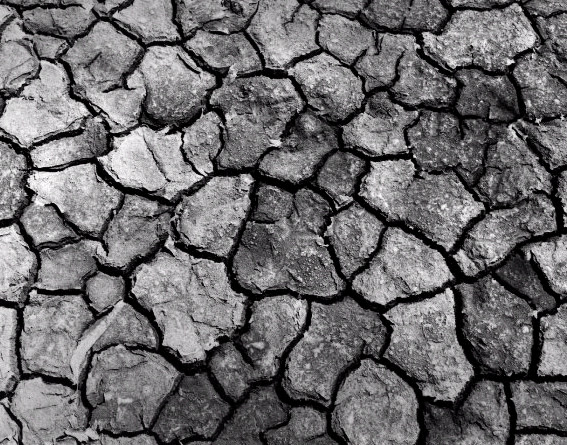
#> input picture cracked_train/cracked_0063.jpg, 567 x 445 px, found by its file name
$ jupyter execute --allow-errors 'search engine.ipynb'   (older library calls are emulated)
#> lines starting #> are read from the running program, lines starting #| are printed output that depends on the picture; after the words box and inside, x2 and y2 are one past the last pixel; in counts of white or black regions, pixels touching at a corner belong together
[cell 1]
from skimage.io import imread
from skimage.transform import resize
from skimage.feature import hog
from skimage import exposure
from scipy.spatial.distance import euclidean
from skimage.feature import greycomatrix, greycoprops
import matplotlib.pyplot as plt
from skimage import feature
import cv2
import mahotas
import numpy as np
from imutils import contours

[cell 2]
def LAB(img):
    LABimg = cv2.cvtColor(img, cv2.COLOR_BGR2LAB)
    hist = cv2.calcHist([LABimg], [0], None, [256], [0, 256])
    return hist

[cell 3]
from imutils import paths
dataset = "dataset"
query  = "cracked_0063.jpg"

index = {}
# loop over the images
for imagePath in paths.list_images(dataset):
    # load the image, convert it to grayscale, and describe it
    image = cv2.imread(imagePath)
    gray = cv2.cvtColor(image, cv2.COLOR_BGR2GRAY)
    hist = LAB(image)

    # update the index dictionary
    filename = imagePath[imagePath.rfind("/") + 1:]
    index[filename] = hist

# load the query image and extract Local Binary Patterns from it
query = cv2.imread(query)
#> query is the input picture: shape (445, 567, 3); mean B, G, R 108.7, 106.5, 108.2
queryFeatures = LAB(query)
#> in LAB, `LABimg = cv2.cvtColor(img, cv2.COLOR_BGR2LAB)`: LABimg: shape (445, 567, 3); mean of channels 0, 1, 2 112.6, 129, 127.2
#> in LAB, `hist = cv2.calcHist([LABimg], [0], None, [256], [0, 256])`: hist = 256 values, max 10146 at index 0, min 0 at index 4, mean 985.6
#> queryFeatures has the same summary as hist in LAB

# show the query image and initialize the results dictionary
cv2.imshow("Query", query)
results = {}

# loop over the index
for (k, features) in index.items():
    # compute the chi-squared distance between the current features and the query
    # features, then update the dictionary of results
    d = 0.5 * np.sum(((features - queryFeatures) ** 2) / (features + queryFeatures + 1e-10))
    results[k] = d
#> after the loop, results = 0 items

# sort the results
results = sorted([(v, k) for (k, v) in results.items()])
#> results = []


# loop over the results
for (i, (score, filename)) in enumerate(results):
    # show the result image
    print("#%d. %s: %.4f" % (i + 1, filename, score))
    image = cv2.imread(filename)
    cv2.imshow("Result #{}".format(i + 1), image)
    cv2.waitKey(0)

## for shape

## using hue moments method

[cell 4]
def hue_moment_descriptor(img):
    img_len,img_width = img.shape[0],img.shape[1]
    centre = img_len//2,img_width//2
    seuil = img[centre[0]-2:centre[0]+2,centre[1]-2:centre[1]+2].mean()                     #img[img_dim[0]//2,img_dim[1]//2]
    couleur = 255
    options = [cv2.THRESH_BINARY,cv2.THRESH_BINARY_INV,cv2.THRESH_TRUNC,cv2.THRESH_TOZERO,cv2.THRESH_TOZERO_INV]
    result = cv2.threshold(img, int(seuil), couleur, options[0])[1]
    # Calculate Moments
    moments = cv2.moments(result)
    # Calculate Hu Moments
    huMoments = cv2.HuMoments(moments)
    return huMoments.reshape((7,))

[cell 5]
from imutils import paths
dataset = "cracked_train"
query = "test.jpg"

index = {}
# loop over the images
for imagePath in paths.list_images(dataset):
    # load the image, convert it to grayscale, and describe it
    image = cv2.imread(imagePath)
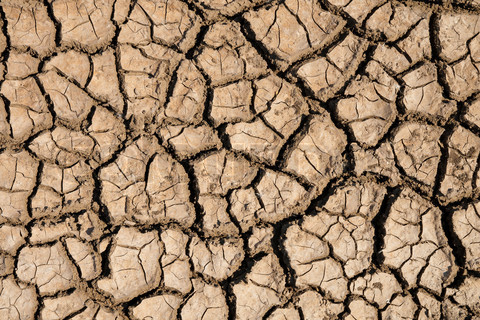
#> input picture cracked_train/cracked_0004.jpg, 480 x 320 px
#> image is the input picture: shape (320, 480, 3); mean B, G, R 106.3, 133.7, 161.8
    gray = cv2.cvtColor(image, cv2.COLOR_BGR2GRAY)
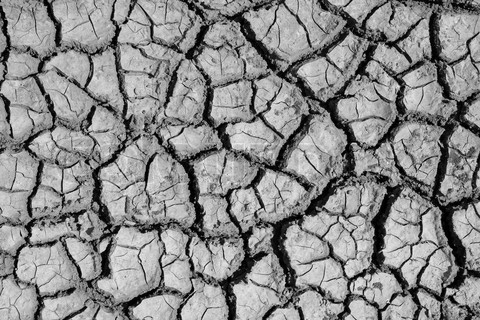
#> gray: shape (320, 480); min 0, max 247, mean 139
    hist = hue_moment_descriptor(gray)
#> in hue_moment_descriptor, `seuil = img[centre[0]-2:centre[0]+2,centre[1]-2:centre[1]+2].mean()`: seuil = 126.1
#> in hue_moment_descriptor, `result = cv2.threshold(img, int(seuil), couleur, options[0])[1]`:
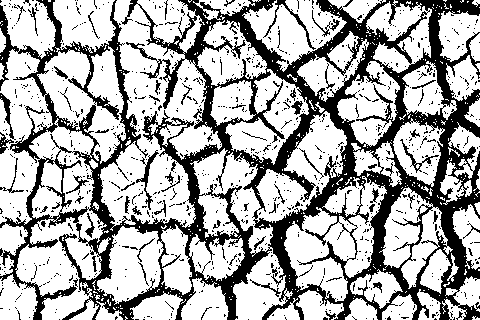
#> result: shape (320, 480); 68.2% white; 907 black regions (841 under 20 px), largest, box (x1, y1, x2, y2) and area: (0, 0, 480, 320) 42878, (263, 0, 316, 50) 264, (136, 150, 159, 210) 256
#> in hue_moment_descriptor, `moments = cv2.moments(result)`: moments = moments, m00 26708445, centre m10/m00, m01/m00 = (228.8, 160)
#> in hue_moment_descriptor, `huMoments = cv2.HuMoments(moments)`: huMoments = [0.00104, 1.48e-07, 2.85e-12, 2.64e-12, 7.21e-24, 1.01e-15, -4.37e-25]
#> hist has the same summary as huMoments in hue_moment_descriptor

    # update the index dictionary
    filename = imagePath[imagePath.rfind("/") + 1:]
    index[filename] = hist
#> pass 2 of the loop `for imagePath in paths.list_images(dataset):`:
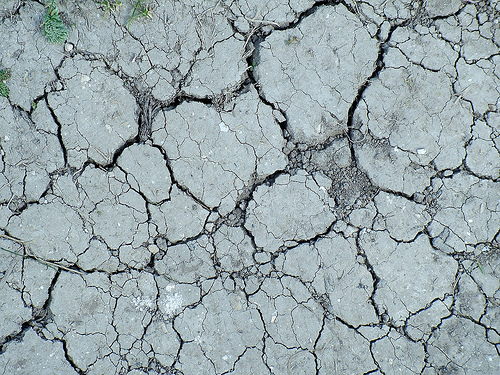
#> input picture cracked_train/cracked_0046.jpg, 500 x 375 px
#> image is the input picture: shape (375, 500, 3); mean B, G, R 170.3, 166.4, 151.9
#> gray: shape (375, 500)
#> in hue_moment_descriptor (call 2), `seuil = img[centre[0]-2:centre[0]+2,centre[1]-2:centre[1]+2].mean()`: seuil = 144.8
#> in hue_moment_descriptor (call 2), `result = cv2.threshold(img, int(seuil), couleur, options[0])[1]`:
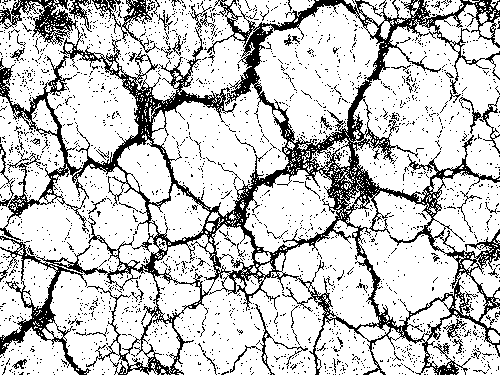
#> result: shape (375, 500); 78.4% white; black in thin lines or dots
#> moments = moments, m00 37498770, centre m10/m00, m01/m00 = (250.9, 189.9)
#> huMoments = [0.000857, 5.86e-08, 9.64e-14, 1.26e-14, -3.87e-28, -2.81e-18, 2.06e-28]
#> `hist = hue_moment_descriptor(gray)`: hist has the same summary as huMoments in hue_moment_descriptor
#> pass 3 of the loop `for imagePath in paths.list_images(dataset):`:
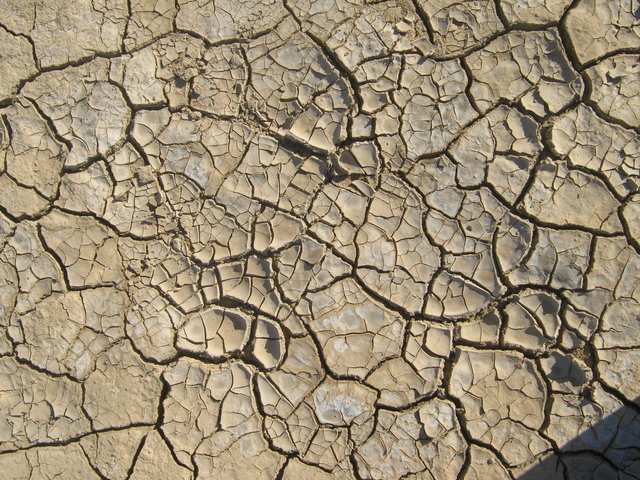
#> input picture cracked_train/cracked_0047.jpg, 640 x 480 px
#> image is the input picture: shape (480, 640, 3); mean B, G, R 117.9, 142.5, 156.9
#> gray: shape (480, 640)
#> in hue_moment_descriptor (call 3), `seuil = img[centre[0]-2:centre[0]+2,centre[1]-2:centre[1]+2].mean()`: seuil = 74.06
#> in hue_moment_descriptor (call 3), `result = cv2.threshold(img, int(seuil), couleur, options[0])[1]`:
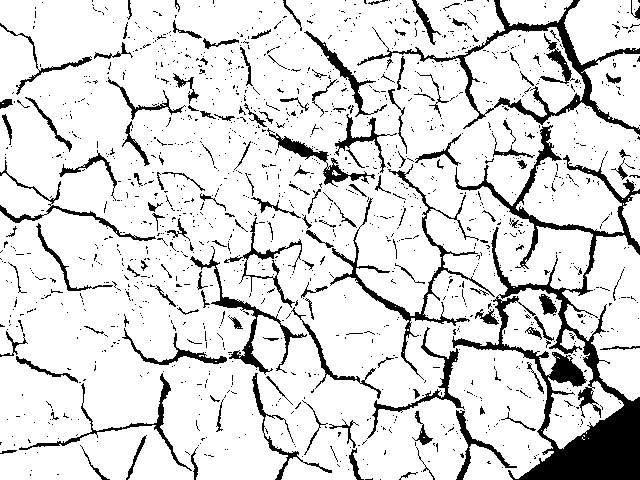
#> result: shape (480, 640); 86% white; 1465 black regions (1317 under 20 px), largest, box (x1, y1, x2, y2) and area: (452, 125, 640, 480) 12833, (357, 0, 640, 135) 3488, (330, 164, 495, 380) 2277
#> moments = moments, m00 67402365, centre m10/m00, m01/m00 = (306.6, 235.7)
#> huMoments = [0.000775, 4.53e-08, 3.7e-12, 3.62e-13, 3.16e-25, 5.72e-17, 2.75e-25]
#> `hist = hue_moment_descriptor(gray)`: hist has the same summary as huMoments in hue_moment_descriptor
#> the loop made 4 passes; the first 3 are shown

# load the query image and extract Local Binary Patterns from it
query = cv2.imread(query)
#> (the rest of this cell did not finish here and is left out)

## using hog method

[cell 6]
def hog_descriptor(img):
    resized_img1 = resize(img, (128*4, 64*4))
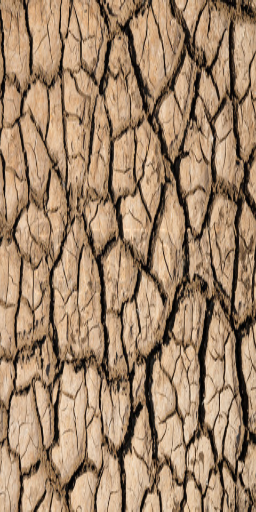
#> resized_img1: shape (512, 256, 3) float64; mean B, G, R 0.417, 0.524, 0.635
    fd1= hog(resized_img1, orientations=9, pixels_per_cell=(8, 8),cells_per_block=(2, 2), visualize=False, channel_axis=-1)
    return fd1

[cell 7]
from imutils import paths
dataset = "cracked_train"
query = "braided_0115.jpg"

index = {}
# loop over the images
for imagePath in paths.list_images(dataset):
    # load the image, convert it to grayscale, and describe it
    image = cv2.imread(imagePath)
    #gray = cv2.cvtColor(image, cv2.COLOR_BGR2GRAY)
    hist = hog_descriptor(image)

    # update the index dictionary
    filename = imagePath[imagePath.rfind("/") + 1:]
    index[filename] = hist
#> pass 2 of the loop `for imagePath in paths.list_images(dataset):`:
#> pass 3 of the loop `for imagePath in paths.list_images(dataset):`:
#> the loop made 4 passes; the first 3 are shown

# load the query image and extract Local Binary Patterns from it
query = cv2.imread(query)
#> (the rest of this cell did not finish here and is left out)

## using zernike moments

[cell 8]
def Zernike_moments(im):
    #preprocessing
    img = cv2.cvtColor(im, cv2.COLOR_RGB2GRAY)
    img_len,img_width = img.shape[0],img.shape[1]
#> img_len = 320; img_width = 480
    centre = img_len//2,img_width//2
#> centre = (160, 240)
    seuil = img[centre[0]-2:centre[0]+2,centre[1]-2:centre[1]+2].mean()                     #img[img_dim[0]//2,img_dim[1]//2]
#> seuil = 115.1
    couleur = 255
    options = [cv2.THRESH_BINARY,cv2.THRESH_BINARY_INV,cv2.THRESH_TRUNC,cv2.THRESH_TOZERO,cv2.THRESH_TOZERO_INV]
    result = cv2.threshold(img, int(seuil), couleur, options[0])[1]
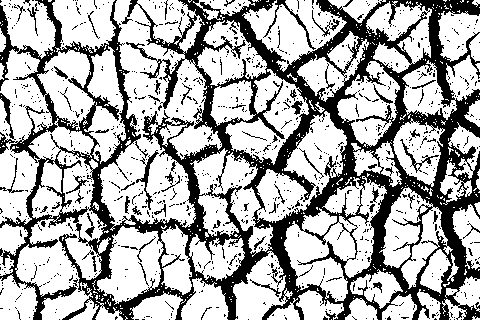
#> result: shape (320, 480); 68.1% white; 957 black regions (889 under 20 px), largest, box (x1, y1, x2, y2) and area: (0, 0, 480, 320) 42969, (263, 0, 316, 50) 263, (136, 150, 159, 210) 255
    thresh = cv2.erode(result, None, iterations=5)
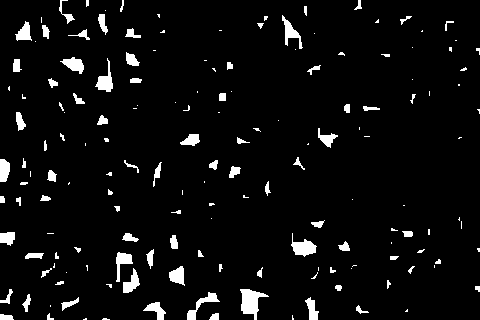
#> thresh: shape (320, 480); 5% white; 163 white regions (77 under 20 px)
    cnts = cv2.findContours(thresh, cv2.RETR_EXTERNAL, cv2.CHAIN_APPROX_SIMPLE)
#> cnts = 163 contours, 102 with area under 20; largest, box (x1, y1, x2, y2) and area: (240, 289, 269, 320) 398, (291, 233, 317, 257) 264, (95, 58, 113, 92) 211, (187, 292, 220, 320) 200, (282, 15, 303, 49) 196
    cnts = cnts[0] if len(cnts) == 2 else cnts[1]
    (cnts, _) = contours.sort_contours(cnts, method="left-to-right")
    features = mahotas.features.zernike_moments(thresh, cv2.minEnclosingCircle(cnts[0])[1], degree=8)

    return features

[cell 9]
from imutils import paths
dataset = "cracked_train"
query = "braided_0115.jpg"

index = {}
# loop over the images
for imagePath in paths.list_images(dataset):
    # load the image, convert it to grayscale, and describe it
    image = cv2.imread(imagePath)
    gray = cv2.cvtColor(image, cv2.COLOR_BGR2GRAY)

    try:
        hist = Zernike_moments(image)
    except:
        continue
    # update the index dictionary
    filename = imagePath[imagePath.rfind("/") + 1:]
    index[filename] = hist
#> pass 2 of the loop `for imagePath in paths.list_images(dataset):`:
#> img: shape (375, 500)
#> in Zernike_moments (call 2), `seuil = img[centre[0]-2:centre[0]+2,centre[1]-2:centre[1]+2].mean()`: seuil = 147.2
#> in Zernike_moments (call 2), `thresh = cv2.erode(result, None, iterations=5)`:
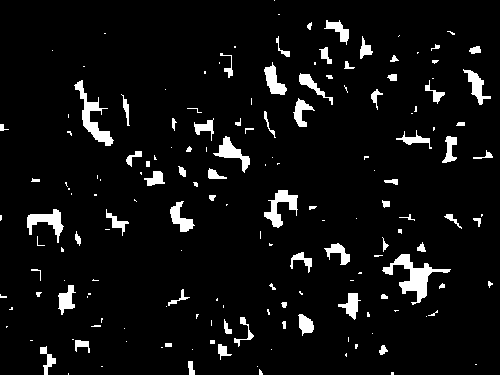
#> thresh: shape (375, 500); 5.9% white; 168 white regions (92 under 20 px)
#> cnts = 168 contours, 113 with area under 20; largest, box (x1, y1, x2, y2) and area: (382, 254, 451, 305) 866, (74, 80, 114, 146) 612, (264, 190, 298, 228) 462, (27, 209, 64, 243) 428, (213, 136, 250, 173) 382
#> pass 3 of the loop `for imagePath in paths.list_images(dataset):`:
#> img: shape (480, 640)
#> in Zernike_moments (call 3), `seuil = img[centre[0]-2:centre[0]+2,centre[1]-2:centre[1]+2].mean()`: seuil = 68.38
#> in Zernike_moments (call 3), `thresh = cv2.erode(result, None, iterations=5)`:
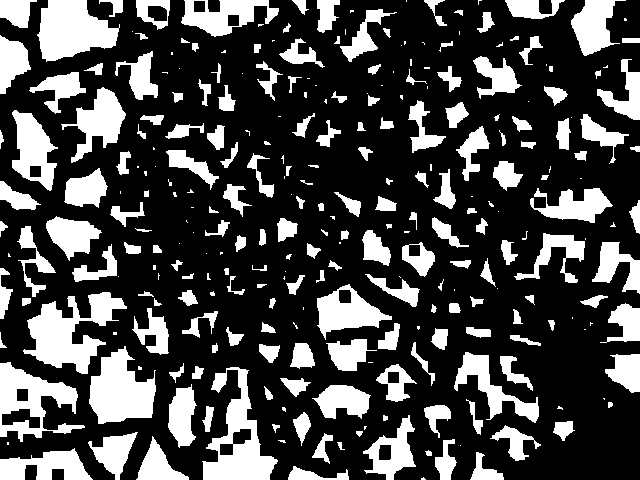
#> thresh: shape (480, 640); 27.5% white; 286 white regions (92 under 20 px)
#> cnts = 286 contours, 114 with area under 20; largest, box (x1, y1, x2, y2) and area: (202, 367, 278, 480) 3713, (23, 292, 127, 374) 3611, (0, 362, 85, 442) 3393, (37, 0, 120, 62) 3293, (89, 346, 156, 424) 3198
#> the loop made 4 passes; the first 3 are shown
